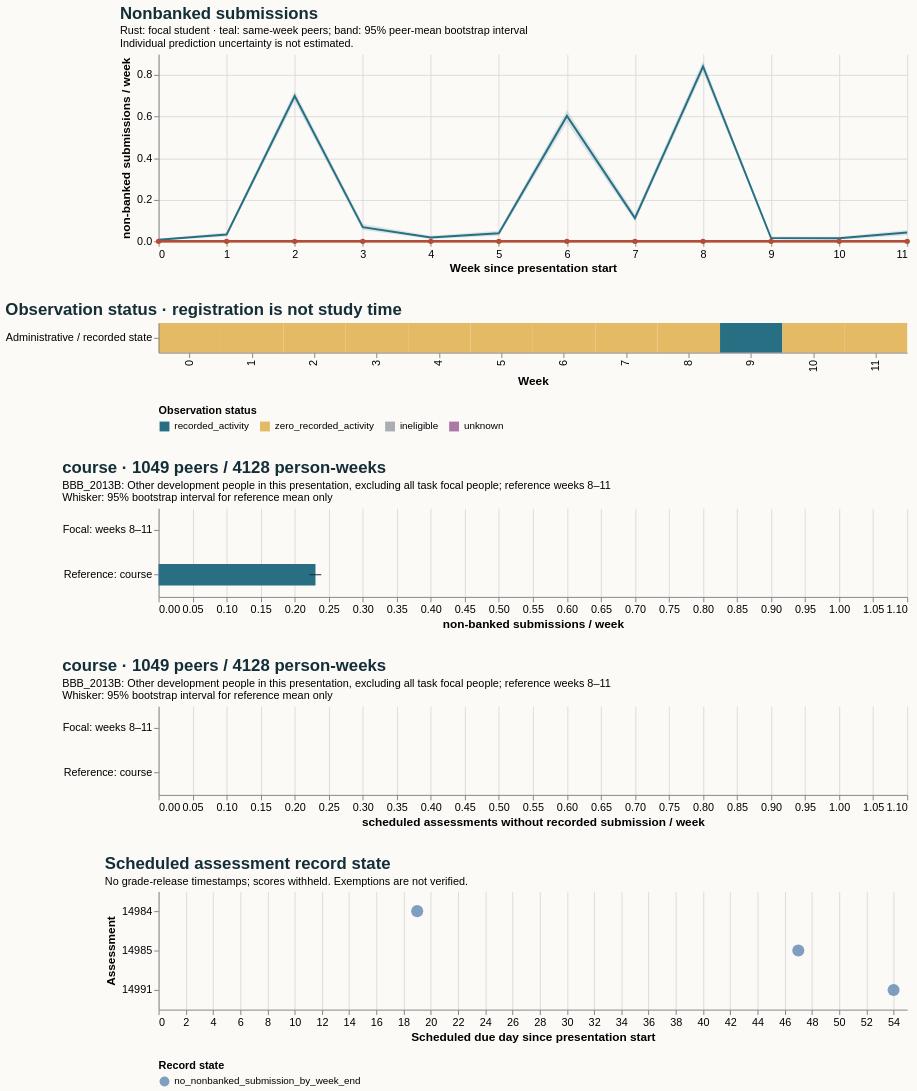

Describe this chart as a Vega-Lite specification.
### Vega-Lite specification from a JSON file in a GitHub repository (floating-point values rounded to 4 significant figures)
{"$schema": "https://vega.github.io/schema/vega-lite/v5.20.1.json", "config": {"axis": {"labelFontSize": 11, "titleFontSize": 12}, "background": "#fbfaf7", "font": "sans-serif", "title": {"anchor": "start", "color": "#142e38", "fontSize": 17, "subtitleFontSize": 11}, "view": {"continuousHeight": 300, "continuousWidth": 300, "stroke": null}}, "datasets": {"data-67e056fe7dcdfae1ae91ab28dfc62190": [{"hi": null, "lo": null, "series": "Focal: weeks 8–11", "value": 0.0}, {"hi": 0.2391, "lo": 0.2214, "series": "Reference: course", "value": 0.2305}], "data-770ce5d87c1c8bea199b2664b3a9bcb9": [{"hi": null, "lo": null, "series": "Focal: weeks 8–11", "value": 0.0}, {"hi": 0.0, "lo": 0.0, "series": "Reference: course", "value": 0.0}], "data-78474847ef2dfe2c317e2578d48ebc1c": [{"as_of_day": 20, "assessment_id": 14984, "course": "BBB_2013B", "due_day": 19, "person_id": 351543, "score_status": "withheld_release_time_unknown", "state": "no_nonbanked_submission_by_week_end", "week": 2}, {"as_of_day": 48, "assessment_id": 14985, "course": "BBB_2013B", "due_day": 47, "person_id": 351543, "score_status": "withheld_release_time_unknown", "state": "no_nonbanked_submission_by_week_end", "week": 6}, {"as_of_day": 55, "assessment_id": 14991, "course": "BBB_2013B", "due_day": 54, "person_id": 351543, "score_status": "withheld_release_time_unknown", "state": "no_nonbanked_submission_by_week_end", "week": 7}], "data-c2cb2e72b246609f7daf8cd69f9eeccc": [{"end_day": 6, "focal_value": 0.0, "peer_ci_high": 0.01285, "peer_ci_low": 0.003428, "peer_mean": 0.007712, "peer_observations": 1167, "peer_people": 1167, "reference": "course", "unit": "non-banked submissions / week", "week": 0}, {"end_day": 13, "focal_value": 0.0, "peer_ci_high": 0.04228, "peer_ci_low": 0.0233, "peer_mean": 0.03279, "peer_observations": 1159, "peer_people": 1159, "reference": "course", "unit": "non-banked submissions / week", "week": 1}, {"end_day": 20, "focal_value": 0.0, "peer_ci_high": 0.7219, "peer_ci_low": 0.6737, "peer_mean": 0.6991, "peer_observations": 1140, "peer_people": 1140, "reference": "course", "unit": "non-banked submissions / week", "week": 2}, {"end_day": 27, "focal_value": 0.0, "peer_ci_high": 0.0835, "peer_ci_low": 0.05389, "peer_mean": 0.06802, "peer_observations": 1132, "peer_people": 1132, "reference": "course", "unit": "non-banked submissions / week", "week": 3}, {"end_day": 34, "focal_value": 0.0, "peer_ci_high": 0.02653, "peer_ci_low": 0.01141, "peer_mean": 0.0183, "peer_observations": 1093, "peer_people": 1093, "reference": "course", "unit": "non-banked submissions / week", "week": 4}, {"end_day": 41, "focal_value": 0.0, "peer_ci_high": 0.05064, "peer_ci_low": 0.0267, "peer_mean": 0.03867, "peer_observations": 1086, "peer_people": 1086, "reference": "course", "unit": "non-banked submissions / week", "week": 5}, {"end_day": 48, "focal_value": 0.0, "peer_ci_high": 0.6307, "peer_ci_low": 0.5716, "peer_mean": 0.6028, "peer_observations": 1075, "peer_people": 1075, "reference": "course", "unit": "non-banked submissions / week", "week": 6}, {"end_day": 55, "focal_value": 0.0, "peer_ci_high": 0.1313, "peer_ci_low": 0.09533, "peer_mean": 0.1114, "peer_observations": 1059, "peer_people": 1059, "reference": "course", "unit": "non-banked submissions / week", "week": 7}, {"end_day": 62, "focal_value": 0.0, "peer_ci_high": 0.8675, "peer_ci_low": 0.8146, "peer_mean": 0.8408, "peer_observations": 1049, "peer_people": 1049, "reference": "course", "unit": "non-banked submissions / week", "week": 8}, {"end_day": 69, "focal_value": 0.0, "peer_ci_high": 0.02326, "peer_ci_low": 0.008721, "peer_mean": 0.0155, "peer_observations": 1032, "peer_people": 1032, "reference": "course", "unit": "non-banked submissions / week", "week": 9}, {"end_day": 76, "focal_value": 0.0, "peer_ci_high": 0.02144, "peer_ci_low": 0.007797, "peer_mean": 0.01462, "peer_observations": 1026, "peer_people": 1026, "reference": "course", "unit": "non-banked submissions / week", "week": 10}, {"end_day": 83, "focal_value": 0.0, "peer_ci_high": 0.05485, "peer_ci_low": 0.02887, "peer_mean": 0.04212, "peer_observations": 1021, "peer_people": 1021, "reference": "course", "unit": "non-banked submissions / week", "week": 11}], "data-ea6d744fa04fa5e2797d42ba3714c2c5": [{"eligible_days": 7.0, "end_day": 6, "logging_completeness": "unknown", "observation_status": "zero_recorded_activity", "row": "Administrative / recorded state", "score_status": "withheld_release_time_unknown", "start_day": 0, "value": 0.0, "week": 0}, {"eligible_days": 7.0, "end_day": 13, "logging_completeness": "unknown", "observation_status": "zero_recorded_activity", "row": "Administrative / recorded state", "score_status": "withheld_release_time_unknown", "start_day": 7, "value": 0.0, "week": 1}, {"eligible_days": 7.0, "end_day": 20, "logging_completeness": "unknown", "observation_status": "zero_recorded_activity", "row": "Administrative / recorded state", "score_status": "withheld_release_time_unknown", "start_day": 14, "value": 0.0, "week": 2}, {"eligible_days": 7.0, "end_day": 27, "logging_completeness": "unknown", "observation_status": "zero_recorded_activity", "row": "Administrative / recorded state", "score_status": "withheld_release_time_unknown", "start_day": 21, "value": 0.0, "week": 3}, {"eligible_days": 7.0, "end_day": 34, "logging_completeness": "unknown", "observation_status": "zero_recorded_activity", "row": "Administrative / recorded state", "score_status": "withheld_release_time_unknown", "start_day": 28, "value": 0.0, "week": 4}, {"eligible_days": 7.0, "end_day": 41, "logging_completeness": "unknown", "observation_status": "zero_recorded_activity", "row": "Administrative / recorded state", "score_status": "withheld_release_time_unknown", "start_day": 35, "value": 0.0, "week": 5}, {"eligible_days": 7.0, "end_day": 48, "logging_completeness": "unknown", "observation_status": "zero_recorded_activity", "row": "Administrative / recorded state", "score_status": "withheld_release_time_unknown", "start_day": 42, "value": 0.0, "week": 6}, {"eligible_days": 7.0, "end_day": 55, "logging_completeness": "unknown", "observation_status": "zero_recorded_activity", "row": "Administrative / recorded state", "score_status": "withheld_release_time_unknown", "start_day": 49, "value": 0.0, "week": 7}, {"eligible_days": 7.0, "end_day": 62, "logging_completeness": "unknown", "observation_status": "zero_recorded_activity", "row": "Administrative / recorded state", "score_status": "withheld_release_time_unknown", "start_day": 56, "value": 0.0, "week": 8}, {"eligible_days": 7.0, "end_day": 69, "logging_completeness": "unknown", "observation_status": "recorded_activity", "row": "Administrative / recorded state", "score_status": "withheld_release_time_unknown", "start_day": 63, "value": 0.0, "week": 9}, {"eligible_days": 7.0, "end_day": 76, "logging_completeness": "unknown", "observation_status": "zero_recorded_activity", "row": "Administrative / recorded state", "score_status": "withheld_release_time_unknown", "start_day": 70, "value": 0.0, "week": 10}, {"eligible_days": 7.0, "end_day": 83, "logging_completeness": "unknown", "observation_status": "zero_recorded_activity", "row": "Administrative / recorded state", "score_status": "withheld_release_time_unknown", "start_day": 77, "value": 0.0, "week": 11}]}, "resolve": {"scale": {"color": "independent"}}, "spacing": 28, "vconcat": [{"data": {"name": "data-c2cb2e72b246609f7daf8cd69f9eeccc"}, "height": 190, "layer": [{"encoding": {"x": {"axis": {"tickMinStep": 1}, "field": "week", "title": "Week since presentation start", "type": "quantitative"}, "y": {"field": "peer_ci_low", "scale": {"zero": true}, "title": "non-banked submissions / week", "type": "quantitative"}, "y2": {"field": "peer_ci_high"}}, "mark": {"color": "#286f83", "opacity": 0.16, "type": "area"}}, {"encoding": {"tooltip": [{"field": "week", "type": "quantitative"}, {"field": "peer_mean", "type": "quantitative"}, {"field": "peer_people", "type": "quantitative"}, {"field": "peer_observations", "type": "quantitative"}], "x": {"field": "week", "type": "quantitative"}, "y": {"field": "peer_mean", "type": "quantitative"}}, "mark": {"color": "#286f83", "strokeWidth": 2, "type": "line"}}, {"encoding": {"tooltip": [{"field": "week", "type": "quantitative"}, {"field": "focal_value", "type": "quantitative"}], "x": {"field": "week", "type": "quantitative"}, "y": {"field": "focal_value", "type": "quantitative"}}, "mark": {"color": "#b64c35", "point": {"color": "#b64c35"}, "strokeWidth": 2.5, "type": "line"}}], "title": {"subtitle": ["Rust: focal student · teal: same-week peers; band: 95% peer-mean bootstrap interval", "Individual prediction uncertainty is not estimated."], "text": "Nonbanked submissions"}, "width": 760}, {"data": {"name": "data-ea6d744fa04fa5e2797d42ba3714c2c5"}, "encoding": {"color": {"field": "observation_status", "legend": {"labelLimit": 260, "orient": "bottom"}, "scale": {"domain": ["recorded_activity", "zero_recorded_activity", "ineligible", "unknown"], "range": ["#286f83", "#e4bb64", "#aaaeb3", "#ac78a5"]}, "title": "Observation status", "type": "nominal"}, "tooltip": [{"field": "week", "type": "quantitative"}, {"field": "eligible_days", "type": "quantitative"}, {"field": "observation_status", "type": "nominal"}, {"field": "logging_completeness", "type": "nominal"}], "x": {"field": "week", "title": "Week", "type": "ordinal"}, "y": {"field": "row", "title": null, "type": "nominal"}}, "height": 30, "mark": {"type": "rect"}, "title": "Observation status · registration is not study time", "width": 760}, {"data": {"name": "data-67e056fe7dcdfae1ae91ab28dfc62190"}, "height": 90, "layer": [{"encoding": {"x": {"field": "value", "scale": {"domain": [0, 1.05], "zero": true}, "title": "non-banked submissions / week", "type": "quantitative"}, "y": {"field": "series", "sort": null, "title": null, "type": "nominal"}}, "mark": {"color": "#286f83", "size": 22, "type": "bar"}}, {"encoding": {"x": {"field": "lo", "type": "quantitative"}, "x2": {"field": "hi"}, "y": {"field": "series", "sort": null, "title": null, "type": "nominal"}}, "mark": {"color": "#142e38", "type": "rule"}}], "title": {"subtitle": ["BBB_2013B: Other development people in this presentation, excluding all task focal people; reference weeks 8–11", "Whisker: 95% bootstrap interval for reference mean only"], "text": "course · 1049 peers / 4128 person-weeks"}, "width": 760}, {"data": {"name": "data-770ce5d87c1c8bea199b2664b3a9bcb9"}, "height": 90, "layer": [{"encoding": {"x": {"field": "value", "scale": {"domain": [0, 1.05], "zero": true}, "title": "scheduled assessments without recorded submission / week", "type": "quantitative"}, "y": {"field": "series", "sort": null, "title": null, "type": "nominal"}}, "mark": {"color": "#286f83", "size": 22, "type": "bar"}}, {"encoding": {"x": {"field": "lo", "type": "quantitative"}, "x2": {"field": "hi"}, "y": {"field": "series", "sort": null, "title": null, "type": "nominal"}}, "mark": {"color": "#142e38", "type": "rule"}}], "title": {"subtitle": ["BBB_2013B: Other development people in this presentation, excluding all task focal people; reference weeks 8–11", "Whisker: 95% bootstrap interval for reference mean only"], "text": "course · 1049 peers / 4128 person-weeks"}, "width": 760}, {"data": {"name": "data-78474847ef2dfe2c317e2578d48ebc1c"}, "encoding": {"color": {"field": "state", "legend": {"labelLimit": 400, "orient": "bottom"}, "title": "Record state", "type": "nominal"}, "tooltip": [{"field": "assessment_id", "type": "quantitative"}, {"field": "due_day", "type": "quantitative"}, {"field": "as_of_day", "type": "quantitative"}, {"field": "state", "type": "nominal"}, {"field": "score_status", "type": "nominal"}], "x": {"field": "due_day", "title": "Scheduled due day since presentation start", "type": "quantitative"}, "y": {"field": "assessment_id", "title": "Assessment", "type": "nominal"}}, "height": 120, "mark": {"filled": true, "size": 150, "type": "point"}, "title": {"subtitle": "No grade-release timestamps; scores withheld. Exemptions are not verified.", "text": "Scheduled assessment record state"}, "width": 760}]}
